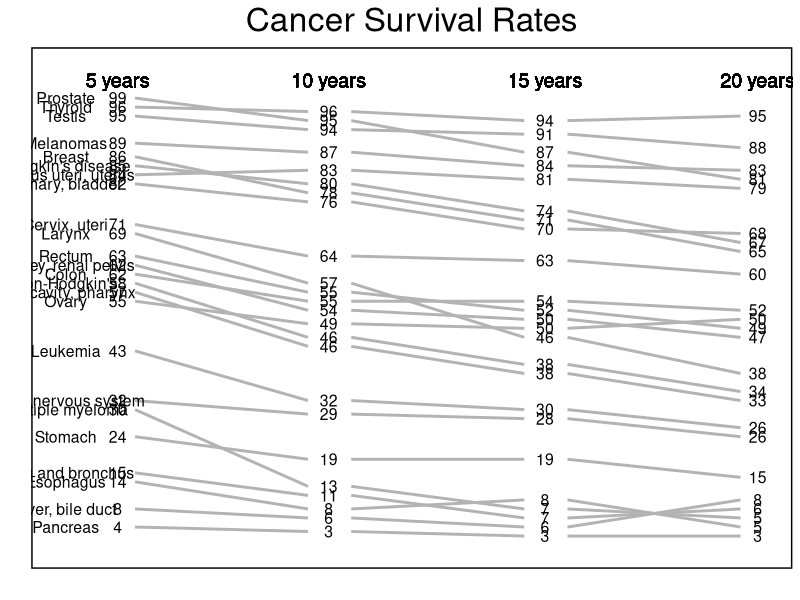

Generate this figure with R:
library(ggplot2)

df <- read.csv("cancer_survival_rate.csv",
               header = T,
               stringsAsFactors = F,
               col.names = c("CancerType", "5YR", "10YR", "15YR", "20YR"))

# Define new Y positions
df$X5YR_ <- c(99,97,95,89,86,84,82,80,71,69,64,62,60,58,56,54,43,32,30,24,16,14,8,4)
df$X10YR_ <- c(94,96,92,87,78,80,83,76,64,58,56,52,54,46,44,49,32,29,13,19,11,8,6,3)
df$X15YR_ <- c(87,94,91,84,72,74,81,70,63,46,52,50,54,40,38,48,30,28,8,19,6,10,4,2)
df$X20YR_ <- c(81,95,88,83,65,67,79,69,60,38,48,46,52,34,32,50,26,24,6,15,8,4,10,2)

theme_update(plot.title = element_text(hjust = 0.5, size = 24))

# Create plot
p <- ggplot(df)

# Create slopelines
p <- p + geom_segment(aes(x=0.4, xend=1.4, y=X5YR_, yend=X10YR_), size=1, color="grey70")
p <- p + geom_segment(aes(x=1.65, xend=2.65, y=X10YR_, yend=X15YR_), size=1, color="grey70")
p <- p + geom_segment(aes(x=2.9, xend=3.9, y=X15YR_, yend=X20YR_), size=1, color="grey70")

# Create text
## Cancers and rates
p <- p + geom_text(label=df$CancerType, y=df$X5YR_, x=rep.int(0, nrow(df)), size=4)
p <- p + geom_text(label=df$X5YR, y=df$X5YR_, x=rep.int(0.3, nrow(df)), size=4)
p <- p + geom_text(label=df$X10YR, y=df$X10YR_, x=rep.int(1.52, nrow(df)), size=4)
p <- p + geom_text(label=df$X15YR, y=df$X15YR_, x=rep.int(2.77, nrow(df)), size=4)
p <- p + geom_text(label=df$X20YR, y=df$X20YR_, x=rep.int(4, nrow(df)), size=4)
## Years
p <- p + geom_text(label="5 years", y=103, x=0.3, size=5)
p <- p + geom_text(label="10 years", y=103, x=1.52, size=5)
p <- p + geom_text(label="15 years", y=103, x=2.77, size=5)
p <- p + geom_text(label="20 years", y=103, x=4, size=5)

# Labels and title
p <- p + xlab("") + ylab("") + ggtitle("Cancer Survival Rates")
p <- p + xlim(0, 4)
p <- p + ylim(0, 105)

# Remove chart junk
p <- p + theme(panel.background = element_blank(),
               panel.grid=element_blank(),
               axis.ticks=element_blank(),
               axis.text=element_blank(),
               panel.border = element_rect(colour = "black", fill=NA, size=1))

# Plot
p
